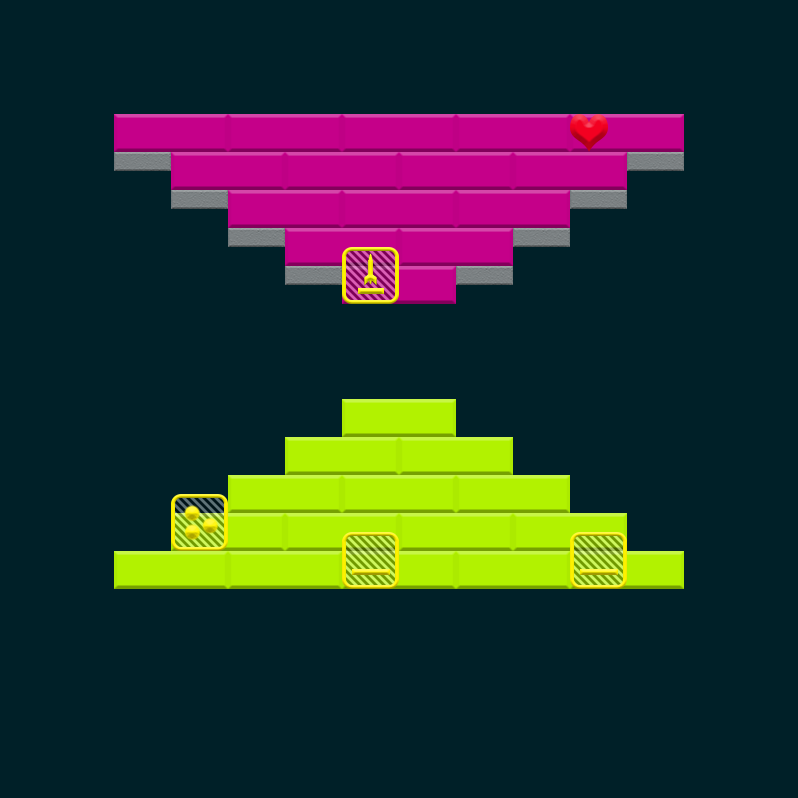

Tiled map render using the project's own tile images. Description and the map definition, with tile-layer contents summarised, below:
An orthogonal 14x42 tile map with 57x19 px tiles, 2 tile layers (Bricks, Powerups), 3 tilesets.

<map version="1.0" tiledversion="1.0.3" orientation="orthogonal" renderorder="left-up" width="14" height="42" tilewidth="57" tileheight="19" backgroundcolor="#002028" nextobjectid="15">
 <properties>
  <property name="FinalBallSpeedPercentageIncrease" type="int" value="25" />
 </properties>
 <tileset firstgid="1" name="Bricks" tilewidth="114" tileheight="38" tilecount="18" columns="0">
  <tile id="0">
   <properties>
    <property name="HitsToDestroy" type="int" value="1" />
   </properties>
   <image width="114" height="38" source="../../../../SourceImages/Game/Brick-A1.png" />
  </tile>
  <tile id="1">
   <properties>
    <property name="HitsToDestroy" type="int" value="2" />
   </properties>
   <image width="114" height="38" source="../../../../SourceImages/Game/Brick-A2.png" />
  </tile>
  <tile id="2">
   <properties>
    <property name="HitsToDestroy" type="int" value="1" />
   </properties>
   <image width="114" height="38" source="../../../../SourceImages/Game/Brick-B1.png" />
  </tile>
  <tile id="3">
   <properties>
    <property name="HitsToDestroy" type="int" value="2" />
   </properties>
   <image width="114" height="38" source="../../../../SourceImages/Game/Brick-B2.png" />
  </tile>
  <tile id="4">
   <properties>
    <property name="HitsToDestroy" type="int" value="1" />
   </properties>
   <image width="114" height="38" source="../../../../SourceImages/Game/Brick-C1.png" />
  </tile>
  <tile id="5">
   <properties>
    <property name="HitsToDestroy" type="int" value="2" />
   </properties>
   <image width="114" height="38" source="../../../../SourceImages/Game/Brick-C2.png" />
  </tile>
  <tile id="6">
   <properties>
    <property name="HitsToDestroy" type="int" value="1" />
   </properties>
   <image width="114" height="38" source="../../../../SourceImages/Game/Brick-D1.png" />
  </tile>
  <tile id="7">
   <properties>
    <property name="HitsToDestroy" type="int" value="2" />
   </properties>
   <image width="114" height="38" source="../../../../SourceImages/Game/Brick-D2.png" />
  </tile>
  <tile id="8">
   <properties>
    <property name="HitsToDestroy" type="int" value="-1" />
   </properties>
   <image width="114" height="38" source="../../../../SourceImages/Game/Brick-E1.png" />
  </tile>
  <tile id="9">
   <properties>
    <property name="HitsToDestroy" type="int" value="1" />
   </properties>
   <image width="57" height="19" source="../../../../SourceImages/Game/SmallBrick-A1.png" />
  </tile>
  <tile id="10">
   <properties>
    <property name="HitsToDestroy" type="int" value="2" />
   </properties>
   <image width="57" height="19" source="../../../../SourceImages/Game/SmallBrick-A2.png" />
  </tile>
  <tile id="11">
   <properties>
    <property name="HitsToDestroy" type="int" value="1" />
   </properties>
   <image width="57" height="19" source="../../../../SourceImages/Game/SmallBrick-B1.png" />
  </tile>
  <tile id="12">
   <properties>
    <property name="HitsToDestroy" type="int" value="2" />
   </properties>
   <image width="57" height="19" source="../../../../SourceImages/Game/SmallBrick-B2.png" />
  </tile>
  <tile id="14">
   <properties>
    <property name="HitsToDestroy" type="int" value="1" />
   </properties>
   <image width="57" height="19" source="../../../../SourceImages/Game/SmallBrick-C1.png" />
  </tile>
  <tile id="15">
   <properties>
    <property name="HitsToDestroy" type="int" value="2" />
   </properties>
   <image width="57" height="19" source="../../../../SourceImages/Game/SmallBrick-C2.png" />
  </tile>
  <tile id="16">
   <properties>
    <property name="HitsToDestroy" type="int" value="1" />
   </properties>
   <image width="57" height="19" source="../../../../SourceImages/Game/SmallBrick-D1.png" />
  </tile>
  <tile id="17">
   <properties>
    <property name="HitsToDestroy" type="int" value="2" />
   </properties>
   <image width="57" height="19" source="../../../../SourceImages/Game/SmallBrick-D2.png" />
  </tile>
  <tile id="18">
   <properties>
    <property name="HitsToDestroy" type="int" value="-1" />
   </properties>
   <image width="57" height="19" source="../../../../SourceImages/Game/SmallBrick-E1.png" />
  </tile>
 </tileset>
 <tileset firstgid="20" name="Powerups" tilewidth="57" tileheight="57" tilecount="6" columns="0">
  <tile id="0">
   <properties>
    <property name="PowerupType" type="int" value="3" />
   </properties>
   <image width="57" height="57" source="../../../../SourceImages/Game/PowerupFireball.png" />
  </tile>
  <tile id="1">
   <properties>
    <property name="PowerupType" type="int" value="1" />
   </properties>
   <image width="57" height="57" source="../../../../SourceImages/Game/PowerupLargerPaddle.png" />
  </tile>
  <tile id="2">
   <properties>
    <property name="PowerupType" type="int" value="2" />
   </properties>
   <image width="57" height="57" source="../../../../SourceImages/Game/PowerupMultiBall.png" />
  </tile>
  <tile id="3">
   <properties>
    <property name="PowerupType" type="int" value="4" />
   </properties>
   <image width="57" height="57" source="../../../../SourceImages/Game/PowerupBullets.png" />
  </tile>
  <tile id="4">
   <properties>
    <property name="PowerupType" type="int" value="5" />
   </properties>
   <image width="57" height="57" source="../../../../SourceImages/Game/PowerupRockets.png" />
  </tile>
  <tile id="5">
   <properties>
    <property name="PowerupType" type="int" value="6" />
   </properties>
   <image width="38" height="38" source="../../../../SourceImages/Game/LifeUp.png" />
  </tile>
 </tileset>
 <tileset firstgid="26" name="Wormholes" tilewidth="57" tileheight="57" tilecount="2" columns="0">
  <tile id="2">
   <image width="57" height="57" source="../../../../SourceImages/Game/WormholeIn.png" />
  </tile>
  <tile id="3">
   <image width="57" height="57" source="../../../../SourceImages/Game/WormholeOut.png" />
  </tile>
 </tileset>
 <layer name="Bricks" width="14" height="42">
  <data>[588 cells, 38 non-empty, 3 distinct tile ids]</data>
 </layer>
 <layer name="Powerups" width="14" height="42">
  <data>[588 cells, 5 non-empty, 4 distinct tile ids]</data>
 </layer>
 <objectgroup name="Wormholes" />
</map>
